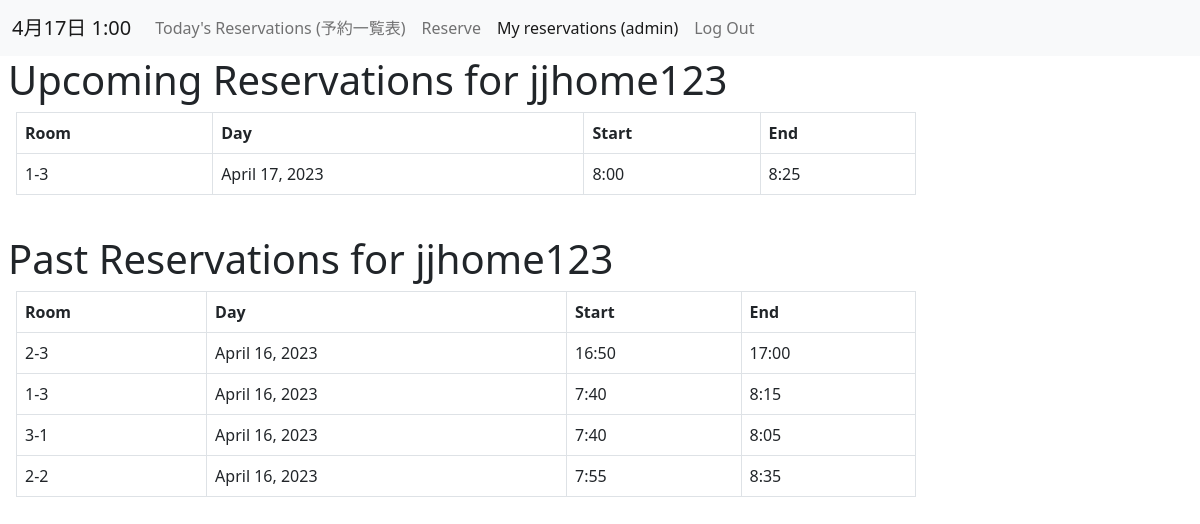
The page /user/jjhome123 (signed in) on the database its author committed.
### final/models.py (models this page shows, shortened)
class User(AbstractUser):
    pass

class Reservation(models.Model):
    user = models.ForeignKey(User, on_delete=models.CASCADE, related_name="reservations", default=None)
    date = models.DateField()
    room = models.ForeignKey(Room, on_delete=models.CASCADE, related_name="reservations", default=None)
    start = models.DateTimeField()
    end = models.DateTimeField()

class Room(models.Model):
    id = models.IntegerField(primary_key=True)
    name = models.CharField(max_length=64)

### final/views.py (the view, shortened to what this page needs)
# urls.py: path("user/<str:user>", views.user_rvs, name="user_rvs"),
def user_rvs(request, user):
    if request.user.username != user:
        reservations = Reservation.objects.filter(user=User.objects.get(username=user))
    else:
        reservations = Reservation.objects.filter(user=request.user)
    reservations_p = []
    reservations_u = []
    for reservation in reservations:
        rv = datetime.datetime(year=reservation.date.year,month=reservation.date.month,day=reservation.date.day,hour=reservation.start.hour,minute=reservation.start.minute)
        if rv >= datetime.datetime.now():
            reservations_u.append(reservation)
        else:
            reservations_p.append(reservation)
    return render(request, 'final/user_rvs.html', {
        'reserver': user,
        'reservations_p': reservations_p,
        'reservations_u': reservations_u
    })

### final/templates/final/user_rvs.html (shortened to what this page needs)
{% extends 'final/layout.html' %}
{% block body %}
<div class="mx-2">
    <h1>Upcoming Reservations for <span id="user">{{ reserver }}</span></h1>
    <table class="table table-bordered table-hover mx-2">
        {% if reservations_u %}
        <thead>
            <th>Room</th>
            <th>Day</th>
            <th>Start</th>
            <th>End</th>
        </thead>
        {% endif %}
        <tbody>
            {% for reservation in reservations_u reversed %}
                <tr>
                    <td class="rv{{forloop.counter}}" data-room="{{reservation.room.name}}">{{ reservation.room.name }}</td>
                    <td class="rv{{forloop.counter}}" data-date="{{reservation.date|date:'Y-m-d'}}">{{ reservation.date }}</td>
                    <td class="rv{{forloop.counter}}" data-start="{{ reservation.start|time:'G:i' }}">{{ reservation.start|time:"G:i" }}</td>
                    <td class="rv{{forloop.counter}}" data-end="{{ reservation.end|time:'G:i' }}">{{ reservation.end|time:"G:i" }}</td>
                </tr>
            {% empty %}
        </tbody>
    </table>
    <h2>No upcoming reservations.</h2>
    <br>
            {% endfor %}
        </tbody>
    </table>
    <br>
    <h1>Past Reservations for {{ reserver }}</h1>
    <table class="table table-bordered table-hover mx-2">
        {% if reservations_p %}
        <thead>
            <th>Room</th>
            <th>Day</th>
            <th>Start</th>
            <th>End</th>
        </thead>
        {% endif %}
        <tbody>
            {% for reservation in reservations_p reversed %}
                <tr>
                    <td>{{ reservation.room.name }}</td>
                    <td>{{ reservation.date }}</td>
                    <td>{{ reservation.start|time:"G:i" }}</td>
                    <td>{{ reservation.end|time:"G:i" }}</td>
                </tr>
            {% empty %}
        </tbody>
    </table>
    <h2>No past reservations.</h2>
            {% endfor %}
        </tbody>
    </table>
</div>
{% endblock %}

### final/templates/final/layout.html (shortened to what this page needs)
{% load static %}
{% load tz %}
<!DOCTYPE html>
<html lang="en">
    <head>
        <link href="https://cdn.jsdelivr.net/npm/bootstrap@5.2.3/dist/css/bootstrap.min.css" rel="stylesheet">
        <link href="{% static 'final/styles.css' %}" rel="stylesheet">
    </head>
    <body>
        <nav class="navbar navbar-expand-lg navbar-light bg-light">
            <div class="container-fluid">
                <a class="navbar-brand" id="clock" href="{% url 'index' %}">{% now "n月d日 G:i" %}</a>
                <div class="collapse navbar-collapse" id="navbarNavAltMarkup">
                    <div class="navbar-nav">
                        {% if request.path == "/" %}
                            <a class="nav-link active" aria-current="page" href="{% url 'index' %}">Today's Reservations (予約一覧表)</a>
                        {% else %}
                            <a class="nav-link" aria-current="page" href="{% url 'index' %}">Today's Reservations (予約一覧表)</a>
                        {% endif %}
                        {% if user.is_authenticated %}
                            {% if request.path == "/reserve" %}
                                <a class="nav-link active" href="{% url 'reserve' %}">Reserve</a>
                            {% else %}
                                <a class="nav-link" href="{% url 'reserve' %}">Reserve</a>
                            {% endif %}
                            {% if "user" in request.path %}
                                <a class="nav-link active" href="{% url 'user_rvs' request.user %}">My reservations ({{ request.user}})</a>
                            {% else %}
                                <a class="nav-link" href="{% url 'user_rvs' request.user %}">My reservations ({{ request.user}})</a>
                            {% endif %}
                        <a class="nav-link" href="{% url 'logout' %}">Log Out</a>
                        {% else %}
                        <a class="nav-link" href="{% url 'login' %}">Log In</a>
                        <a class="nav-link" href="{% url 'register' %}">Register</a>
                        {% endif %}
                    </div>
                </div>
            </div>
        </nav>
        {% block body %}
        {% endblock %}
    </body>
</html>

### final/static/final/styles.css (style rules this page uses)
th { min-width: 50px; }
table { max-width: 75vw; }

### rows shown on the page
User: user "admin"
User: username "jjhome123"
Reservation: room.name "1-3", date "April 17, 2023", start "8:00", end "8:25"
Reservation: room.name "2-3", date "April 16, 2023", start "16:50", end "17:00"
Reservation: room.name "1-3", date "April 16, 2023", start "7:40", end "8:15"
Reservation: room.name "3-1", date "April 16, 2023", start "7:40", end "8:05"
Reservation: room.name "2-2", date "April 16, 2023", start "7:55", end "8:35"
